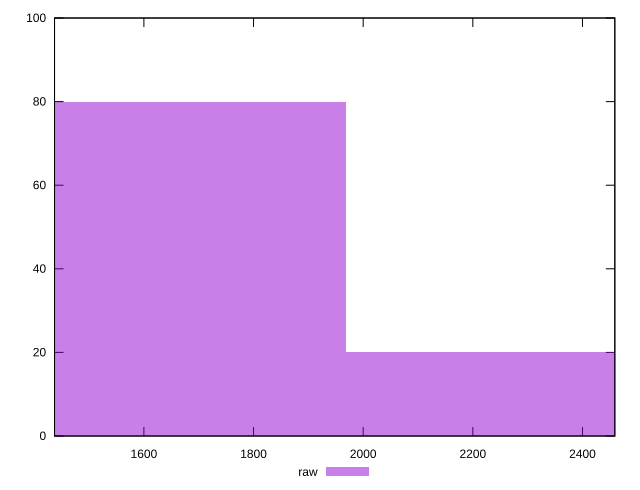

This chart was generated by the following gnuplot code:
reset

$raw <<EOF
2249.1142860798586 20
1686.8357145598939 80
EOF

set key outside below
set boxwidth 562.2785715199647
set xrange [1437:2459]
set yrange [0:100]
set trange [0:100]
set style fill transparent solid 0.5 noborder
set terminal svg size 640, 490 enhanced background rgb 'white'
set output "report_00015_2021-02-09T16-11-33.973Z/render-blocking-resources/samples/pages/raw/histogram.svg"

plot $raw title "raw" with boxes

reset
